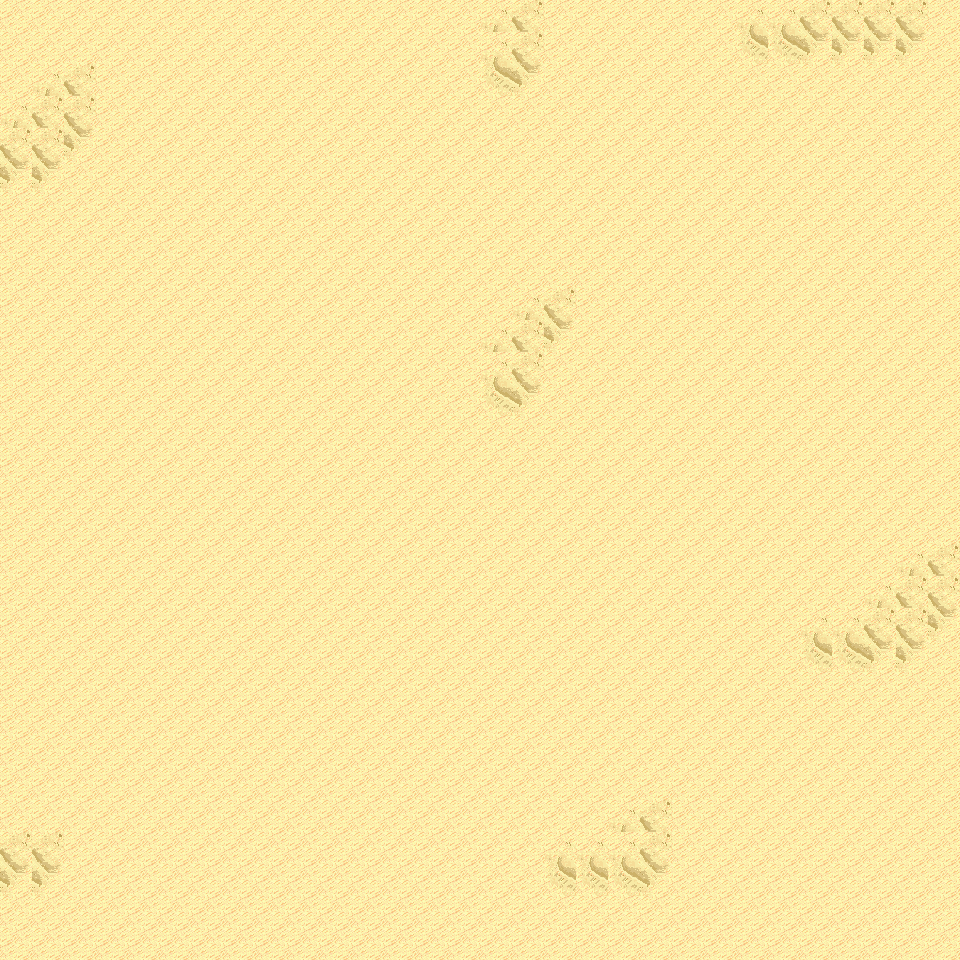

The image is a tile-based game level rendered from a .tmx file. Its description and source (layers, tilesets, objects; grid data summarised) follow:
An orthogonal 30x30 tile map with 32x32 px tiles, 6 tile layers (Ground, Object, Object2, Above, ...), 16 tilesets and 3 objects (3x mapExit).

<map version="1.0" orientation="orthogonal" renderorder="right-down" width="30" height="30" tilewidth="32" tileheight="32" nextobjectid="4">
  <tileset firstgid="1" name="tileset_logic_collision" tilewidth="32" tileheight="32" tilecount="1" columns="1">
    <image source="../drawable/tileset_logic_collision.png" width="32" height="32" />
  </tileset>
  <tileset firstgid="2" name="tileset_ground_ground" tilewidth="32" tileheight="32" tilecount="33" columns="3">
    <image source="../drawable/tileset_ground_ground.png" width="96" height="352" />
  </tileset>
  <tileset firstgid="35" name="tileset_terrain_desert" tilewidth="32" tileheight="32" tilecount="88" columns="8">
    <image source="../drawable/tileset_terrain_desert.png" width="256" height="352" />
  </tileset>
  <tileset firstgid="123" name="tileset_ground_sand_edges" tilewidth="32" tileheight="32" tilecount="15" columns="5">
    <image source="../drawable/tileset_ground_sand_edges.png" width="160" height="96" />
  </tileset>
  <tileset firstgid="138" name="tileset_ground_sand_2" tilewidth="32" tileheight="32" tilecount="15" columns="5">
    <image source="../drawable/tileset_ground_sand_2.png" width="160" height="96" />
  </tileset>
  <tileset firstgid="153" name="tileset_building_stone_ruins" tilewidth="32" tileheight="32" tilecount="72" columns="6">
    <image source="../drawable/tileset_building_stone_ruins.png" width="192" height="384" />
  </tileset>
  <tileset firstgid="225" name="tileset_item_statue_blackened_column" tilewidth="32" tileheight="32" tilecount="4" columns="1">
    <image source="../drawable/tileset_item_statue_blackened_column.png" width="32" height="128" />
  </tileset>
  <tileset firstgid="229" name="tileset_item_statue_skull_carving" tilewidth="32" tileheight="32" tilecount="4" columns="2">
    <image source="../drawable/tileset_item_statue_skull_carving.png" width="64" height="64" />
  </tileset>
  <tileset firstgid="233" name="tileset_item_statue_skullpedestal" tilewidth="32" tileheight="32" tilecount="2" columns="1">
    <image source="../drawable/tileset_item_statue_skullpedestal.png" width="32" height="64" />
  </tileset>
  <tileset firstgid="235" name="tileset_plant_tree_banana_tree" tilewidth="32" tileheight="32" tilecount="40" columns="4">
    <image source="../drawable/tileset_plant_tree_banana_tree.png" width="128" height="320" />
  </tileset>
  <tileset firstgid="275" name="tileset_plant_tree_palm_tree" tilewidth="32" tileheight="32" tilecount="6" columns="2">
    <image source="../drawable/tileset_plant_tree_palm_tree.png" width="64" height="96" />
  </tileset>
  <tileset firstgid="281" name="tileset_plant_tree_palm_trees" tilewidth="32" tileheight="32" tilecount="40" columns="4">
    <image source="../drawable/tileset_plant_tree_palm_trees.png" width="128" height="320" />
  </tileset>
  <tileset firstgid="321" name="tileset_plant_bush_large_green" tilewidth="32" tileheight="32" tilecount="9" columns="3">
    <image source="../drawable/tileset_plant_bush_large_green.png" width="96" height="96" />
  </tileset>
  <tileset firstgid="330" name="tileset_plant_cactus" tilewidth="32" tileheight="32" tilecount="2" columns="1">
    <image source="../drawable/tileset_plant_cactus.png" width="32" height="64" />
  </tileset>
  <tileset firstgid="332" name="tileset_plant_lily_pads" tilewidth="32" tileheight="32" tilecount="2" columns="1">
    <image source="../drawable/tileset_plant_lily_pads.png" width="32" height="64" />
  </tileset>
  <tileset firstgid="334" name="tileset_plant_round_cactuses" tilewidth="32" tileheight="32" tilecount="20" columns="10">
    <image source="../drawable/tileset_plant_round_cactuses.png" width="320" height="64" />
  </tileset>
  <layer name="Ground" width="30" height="30">
    <data>[900 cells, 900 non-empty, 5 distinct tile ids]</data>
  </layer>
  <layer name="Object" width="30" height="30">
    <data>[900 cells, 0 non-empty, 0 distinct tile ids]</data>
  </layer>
  <layer name="Object2" width="30" height="30">
    <data>[900 cells, 0 non-empty, 0 distinct tile ids]</data>
  </layer>
  <layer name="Above" width="30" height="30">
    <data>[900 cells, 0 non-empty, 0 distinct tile ids]</data>
  </layer>
  <layer name="Above2" width="30" height="30">
    <data>[900 cells, 0 non-empty, 0 distinct tile ids]</data>
  </layer>
  <layer name="Walkable" width="30" height="30">
    <data>[900 cells, 0 non-empty, 0 distinct tile ids]</data>
  </layer>
  <objectgroup name="MapEvents">
    <object id="1" name="north" type="mapExit" x="0" y="0" width="960" height="32">
      <properties>
        <property name="map" value="level_0_x38_y130" />
        <property name="x" value="0" />
        <property name="y" value="28" />
      </properties>
    </object>
    <object id="2" name="south" type="mapExit" x="0" y="928" width="960" height="32">
      <properties>
        <property name="map" value="level_0_x38_y132" />
        <property name="x" value="0" />
        <property name="y" value="1" />
      </properties>
    </object>
    <object id="3" name="west" type="mapExit" x="0" y="0" width="32" height="960">
      <properties>
        <property name="map" value="level_0_x37_y131" />
        <property name="x" value="28" />
        <property name="y" value="0" />
      </properties>
    </object>
  </objectgroup>
</map>
